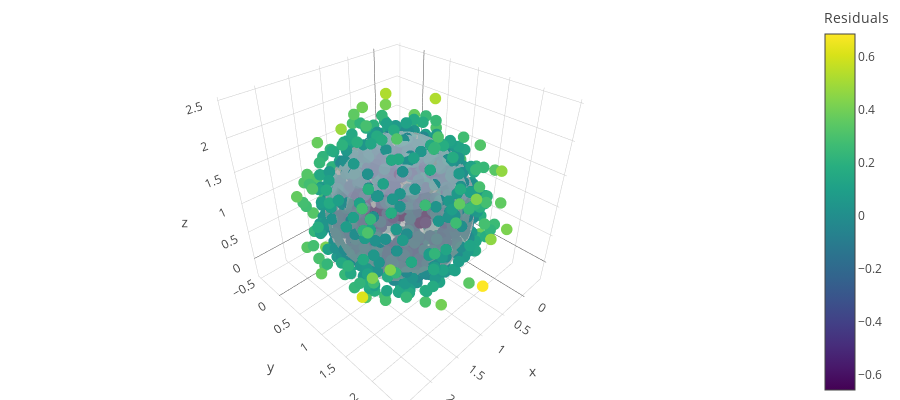

The notebook cell this image was saved under:
### Code cell
pts_trace = go.Scatter3d(x=pts_noisy[:, 0], y=pts_noisy[:, 1], z=pts_noisy[:, 2],
                         mode='markers',
                         marker={'size': 4, 'color': residuals, 'colorscale': 'Viridis', 'showscale':True,
                                 'colorbar':{'title':'Residuals'}})
sphere_trace = plot_sphere_surface(np.array([a, b, c]), r)
data = go.Data([pts_trace, sphere_trace])
figure = go.Figure(data=data,layout=layout)
iplot(figure, config=config)

### Figure 1 — Plotly figure (JSON) as saved in the notebook; plotly's stock layout.template omitted (floating-point values rounded to 4 significant figures; data arrays with more than 128 entries replaced by an {"elided": "..."} marker saying what was removed)
{"data": [{"marker": {"color": {"elided": "1000 float values"}, "colorbar": {"title": "Residuals"}, "colorscale": "Viridis", "showscale": true, "size": 4}, "mode": "markers", "type": "scatter3d", "x": {"elided": "1000 float values"}, "y": {"elided": "1000 float values"}, "z": {"elided": "1000 float values"}}, {"opacity": 0.6, "showscale": false, "surfacecolor": {"elided": "20x20 int values"}, "type": "surface", "x": {"elided": "20x20 float values"}, "y": {"elided": "20x20 float values"}, "z": {"elided": "20x20 float values"}}], "layout": {"autosize": true, "height": 400, "margin": {"b": 0, "l": 0, "r": 0, "t": 0}, "title": "3D Points"}}
